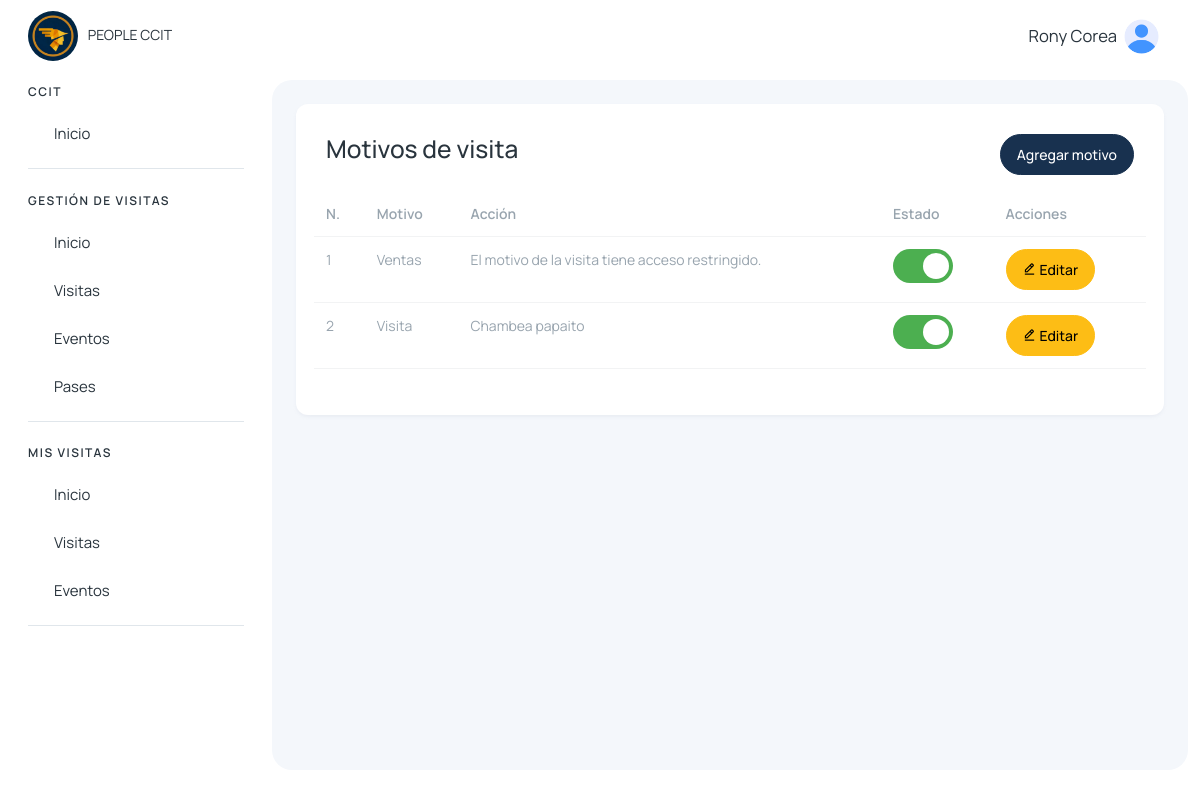
Screenshot of /motivos/ (signed in) with the database file from the repository.
### visitantes/models.py (models this page shows, shortened)
class MotivoVisita(models.Model):
    descripcion = models.CharField(max_length=255, unique=True)
    estado = models.CharField(max_length=50, choices=[('activo', 'Activo'), ('inactivo', 'Inactivo')])
    accion = models.TextField()
    created_at = models.DateTimeField(auto_now_add=True)
    updated_at = models.DateTimeField(auto_now=True)

### visitantes/views.py (the view)
# urls.py: path('motivos/', views.motivos, name='motivos'),
@login_required
def motivos(request):
    motivos = MotivoVisita.objects.all()
    return render(request, 'parametros/parametros.html', {
        'motivos': motivos
    })

### visitantes/context_processors.py (called while the page is built)
def grupos_usuario(request):
    if request.user.is_authenticated:
        grupos = request.user.groups.all()
    else:
        grupos = []
    return {'user_grupos': grupos}

### templates/parametros/parametros.html (shortened to what this page needs)
{% extends 'layout/layout.html' %}
{% block content %}
{% load static %}
<div class="row">
    <div class="mb-3">
        <div class="row">
            <div class="col-6">
                <h3>Motivos de visita</h3>
            </div>
            <div class="col-6 d-flex justify-content-end">
                <button type="button" class="btn btn-primary col-auto" data-bs-toggle="modal" data-bs-target="#agregarMotivo">
                    Agregar motivo
                </button>
            </div>
        </div>
    </div>
    <table class="table table-hover table-sm">
        <thead>
            <tr>
                <th>N.</th>
                <th>Motivo</th>
                <th>Acción</th>
                <th>Estado</th>
                <th>Acciones</th>
            </tr>
        </thead>
        <tbody>
            {% for motivo in motivos %}
            <tr>
                <td>{{ forloop.counter }}</td>
                <td>{{ motivo.descripcion }}</td>
                <td>{{ motivo.accion }}</td>
                <td>
                    <label class="ios-switch">
                        <span class="slider"></span>
                    </label>
                </td>
                <td>
                    <a href="{% url 'editar_motivo' motivo.id %}" class="btn btn-warning" data-bs-toggle="modal" data-bs-target="#editarMotivo{{motivo.id}}"><i class='bx bx-edit-alt'></i> Editar</a>
                </td>
            </tr>
            {% empty %}
                <tr>
                    <td colspan="5" class="text-center">No hay motivos registrados.</td>
                </tr>
            {% endfor %}
        </tbody>
    </table>
</div>
{% endblock %}

### templates/layout/layout.html (shortened to what this page needs)
{% load static %}
<!DOCTYPE html>
<html lang="en">
<head>
    <link href='https://unpkg.com/boxicons@2.1.4/css/boxicons.min.css' rel='stylesheet'>
    <link rel="stylesheet" href="https://cdn.jsdelivr.net/npm/sweetalert2@11.4.4/dist/sweetalert2.min.css">
    <link rel="stylesheet" href="{% static '/assets/css/styles.min.css' %}" />
</head>
<body>
  <div class="page-wrapper" id="main-wrapper" data-layout="vertical" data-navbarbg="skin6" data-sidebartype="full"
  data-sidebar-position="fixed" data-header-position="fixed">
    <aside class="left-sidebar">
        <div>
            <div class="brand-logo d-flex align-items-center justify-content-between">
                <a href="{% url 'inicio_recepcion' %}" class="text-nowrap logo-img">
                    <img class="rounded-circle" width="50" src="{% static '/img/logo.png' %}" alt="logo" style="margin-right: 7px" />
                    PEOPLE CCIT
                </a>
            </div>
            <nav class="sidebar-nav scroll-sidebar" data-simplebar="">
                <ul id="sidebarnav">
                    <li class="nav-small-cap">
                        <span class="hide-menu">CCIT</span>
                    </li>
                    <li class="sidebar-item">
                        <a class="sidebar-link" href="{% url 'home' %}" aria-expanded="false">
                            <span class="hide-menu">Inicio</span>
                        </a>
                    </li>
                    {% for grupo in user_grupos %}
                        {% if grupo.name == "visitas_recepcion_group" or grupo.name == "admin_group" or grupo.name == 'super_admin' %}
                            <li class="nav-small-cap">
                                <span class="hide-menu">GESTIÓN DE VISITAS</span>
                            </li>
                            <li class="sidebar-item">
                                <a class="sidebar-link" href="{% url 'inicio_recepcion' %}" aria-expanded="false">
                                    <span class="hide-menu">Inicio</span>
                                </a>
                            </li>
                            <li class="sidebar-item">
                                <a class="sidebar-link" href="{% url 'visitas_recepcion' %}" aria-expanded="false">
                                    <span class="hide-menu">Visitas</span>
                                </a>
                            </li>
                            <li class="sidebar-item">
                                <a class="sidebar-link" href="{% url 'eventos_capacitaciones' %}" aria-expanded="false">
                                    <span class="hide-menu">Eventos</span>
                                </a>
                            </li>
                            <li class="sidebar-item">
                                <a class="sidebar-link" href="{% url 'pases_recepcion' %}" aria-expanded="false">
                                    <span class="hide-menu">Pases</span>
                                </a>
                            </li>
                        {% endif %}
                    {% endfor %}
                    {% for grupo in user_grupos %}
                        {% if grupo.name == "visitas_colaborador_group" or grupo.name == 'visitas_it_group' %}
                            <li class="nav-small-cap">
                                <span class="hide-menu">MIS VISITAS</span>
                            </li>
                            <li class="sidebar-item">
                                <a class="sidebar-link" href="{% url 'colaboradores_home' %}" aria-expanded="false">
                                    <span class="hide-menu">Inicio</span>
                                </a>
                            </li>
                            <li class="sidebar-item">
                                <a class="sidebar-link" href="{% url 'visitas_colaborador' %}" aria-expanded="false">
                                    <span class="hide-menu">Visitas</span>
                                </a>
                            </li>
                            <li class="sidebar-item">
                                <a class="sidebar-link" href="{% url 'eventos_capacitaciones_colaborador' %}" aria-expanded="false">
                                    <span class="hide-menu">Eventos</span>
                                </a>
                            </li>
                        {% endif %}
                    {% endfor %}
                </ul>
            </nav>
        </div>
    </aside>
  <div class="body-wrapper">
    <header class="app-header">
        <nav class="navbar navbar-expand-lg navbar-light">
            <div class="navbar-collapse justify-content-end px-0" id="navbarNav">
                <ul class="navbar-nav flex-row ms-auto align-items-center justify-content-end">
                    <li class="nav-item dropdown">
                        <a class="nav-link " href="javascript:void(0)" id="drop2" data-bs-toggle="dropdown"
                            aria-expanded="false">
                            <small style="font-size: smaller; margin-right: 7px;">
                                {{request.user.first_name}} {{request.user.last_name}}
                            </small>
                            <img src="{% static '/img/home/user.png' %}" alt="" width="35" height="35" class="rounded-circle">
                        </a>
                    </li>
                </ul>
            </div>
        </nav>
    </header>
            <div class="body-wrapper-inner">
                <div class="container-fluid">
                    <div class="card">
                        <div class="card-body">
                            {% block content %} {% endblock %}
                        </div>
                    </div>
                </div>
            </div>
        </div>
    </div>
</body>
</html>

### templates/layout/layout.html (style rules this page uses)
.btn { border-radius: 25px; }
.body-wrapper .container-fluid { max-width: 1500px; }

### templates/parametros/parametros.html (style rules this page uses)
.ios-switch { position: relative; display: inline-block; width: 60px; height: 34px; }
.ios-switch .slider { position: absolute; cursor: pointer; top: 0; left: 0; right: 0; bottom: 0; background-color: #ccc; transition: 0.4s; border-radius: 34px; }
.ios-switch .slider:before { position: absolute; content: ""; height: 26px; width: 26px; border-radius: 50%; left: 4px; bottom: 4px; background-color: white; transition: 0.4s; }
.ios-switch input:checked + .slider { background-color: #4CAF50; }
.ios-switch input:checked + .slider:before { transform: translateX(26px); }

### rows the page displays
MotivoVisita: descripcion "Ventas", accion "El motivo de la visita tiene acceso restringido."
MotivoVisita: descripcion "Visita", accion "Chambea papaito"

### other values shown
{{ request.user.first_name }} "Rony"
{{ request.user.last_name }} "Corea"
